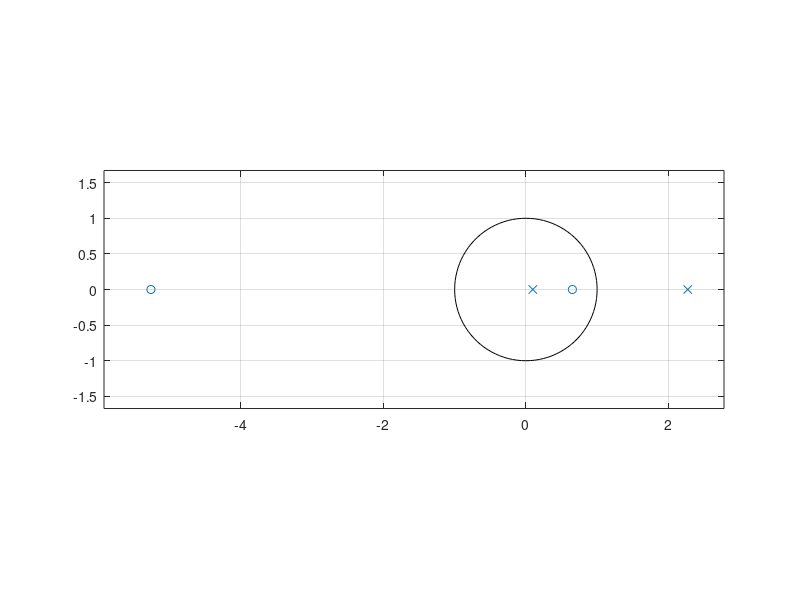

Write MATLAB code to recreate this figure.
clc
clear

lpoles = randi([2 10]);
lzeros = randi([2 lpoles]);

zeros = -1 + 2.*rand(1, lzeros);
poles = -1 + 2.*rand(1, lpoles);

[z, p, ~] = tf2zp(zeros, poles);
zplane(z, p);